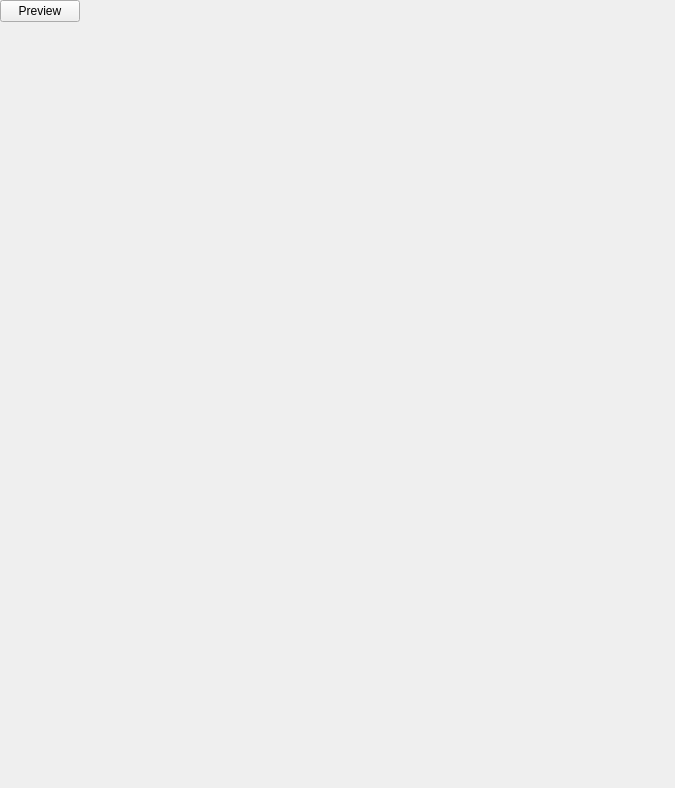
<?xml version="1.0" encoding="UTF-8"?>
<ui version="4.0">
 <class>MediaDeviceSelectorWidget</class>
 <widget class="QWidget" name="MediaDeviceSelectorWidget">
  <property name="geometry">
   <rect>
    <x>0</x>
    <y>0</y>
    <width>675</width>
    <height>788</height>
   </rect>
  </property>
  <property name="windowTitle">
   <string>Form</string>
  </property>
  <layout class="QVBoxLayout" name="verticalLayout">
   <property name="spacing">
    <number>0</number>
   </property>
   <property name="leftMargin">
    <number>0</number>
   </property>
   <property name="topMargin">
    <number>0</number>
   </property>
   <property name="rightMargin">
    <number>0</number>
   </property>
   <property name="bottomMargin">
    <number>0</number>
   </property>
   <item>
    <layout class="QHBoxLayout" name="horizontalLayout">
     <item>
      <widget class="QPushButton" name="pushButtonPreview">
       <property name="text">
        <string>Preview</string>
       </property>
       <property name="checkable">
        <bool>true</bool>
       </property>
      </widget>
     </item>
     <item>
      <spacer name="horizontalSpacer">
       <property name="orientation">
        <enum>Qt::Orientation::Horizontal</enum>
       </property>
       <property name="sizeHint" stdset="0">
        <size>
         <width>40</width>
         <height>20</height>
        </size>
       </property>
      </spacer>
     </item>
    </layout>
   </item>
   <item>
    <widget class="MultiView" name="widgeMediaDevices" native="true">
     <property name="sizePolicy">
      <sizepolicy hsizetype="Preferred" vsizetype="Expanding">
       <horstretch>0</horstretch>
       <verstretch>0</verstretch>
      </sizepolicy>
     </property>
    </widget>
   </item>
  </layout>
 </widget>
 <customwidgets>
  <customwidget>
   <class>MultiView</class>
   <extends>QWidget</extends>
   <header location="global">components/MultiView.hpp</header>
   <container>1</container>
  </customwidget>
 </customwidgets>
 <resources/>
 <connections>
  <connection>
   <sender>pushButtonPreview</sender>
   <signal>toggled(bool)</signal>
   <receiver>MediaDeviceSelectorWidget</receiver>
   <slot>togglePreview(bool)</slot>
   <hints>
    <hint type="sourcelabel">
     <x>40</x>
     <y>13</y>
    </hint>
    <hint type="destinationlabel">
     <x>337</x>
     <y>393</y>
    </hint>
   </hints>
  </connection>
 </connections>
 <slots>
  <slot>togglePreview(bool)</slot>
 </slots>
</ui>
